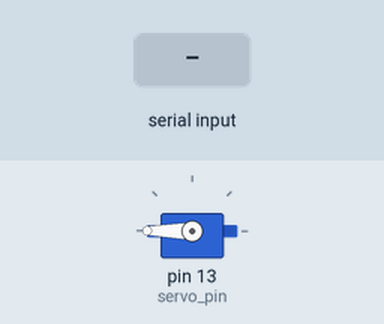
Bench run of a sketch on a simulated Arduino Uno, built with avr-gcc and run on an emulated ATmega328P. Parts: servo. The inputs (shaded band) are chosen by the test bench.

Above: at 1.2 s.
1.3 s: byte 30 received over Serial
At 2.0 s:
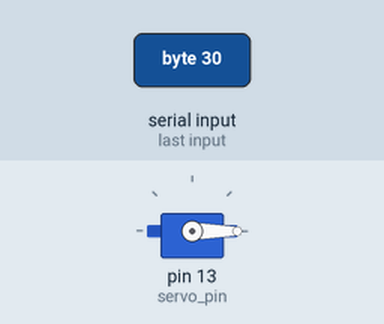
Timing chart, 0 to 4.3 s (numbered marks = the images above; inputs shaded):
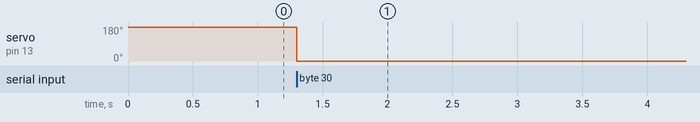

Measured:
- after the input at 1.3 s, servo on pin 13 (servo_pin): 180° → 0° at once

The sketch:

arduino.ino
```cpp
#include <Servo.h>

int servo_pin = 13;
int i = 0;
Servo servo;
int data = 0;

void setup() {
  Serial.begin(9600);
  servo.attach(servo_pin);
  servo.write(180);
}

void loop() {
  if (Serial.available()) {
    data = Serial.read();
  }
  if (data != 0) {
    servo.write(0);
    delay(15000);
    servo.write(180);
  }
}
```
